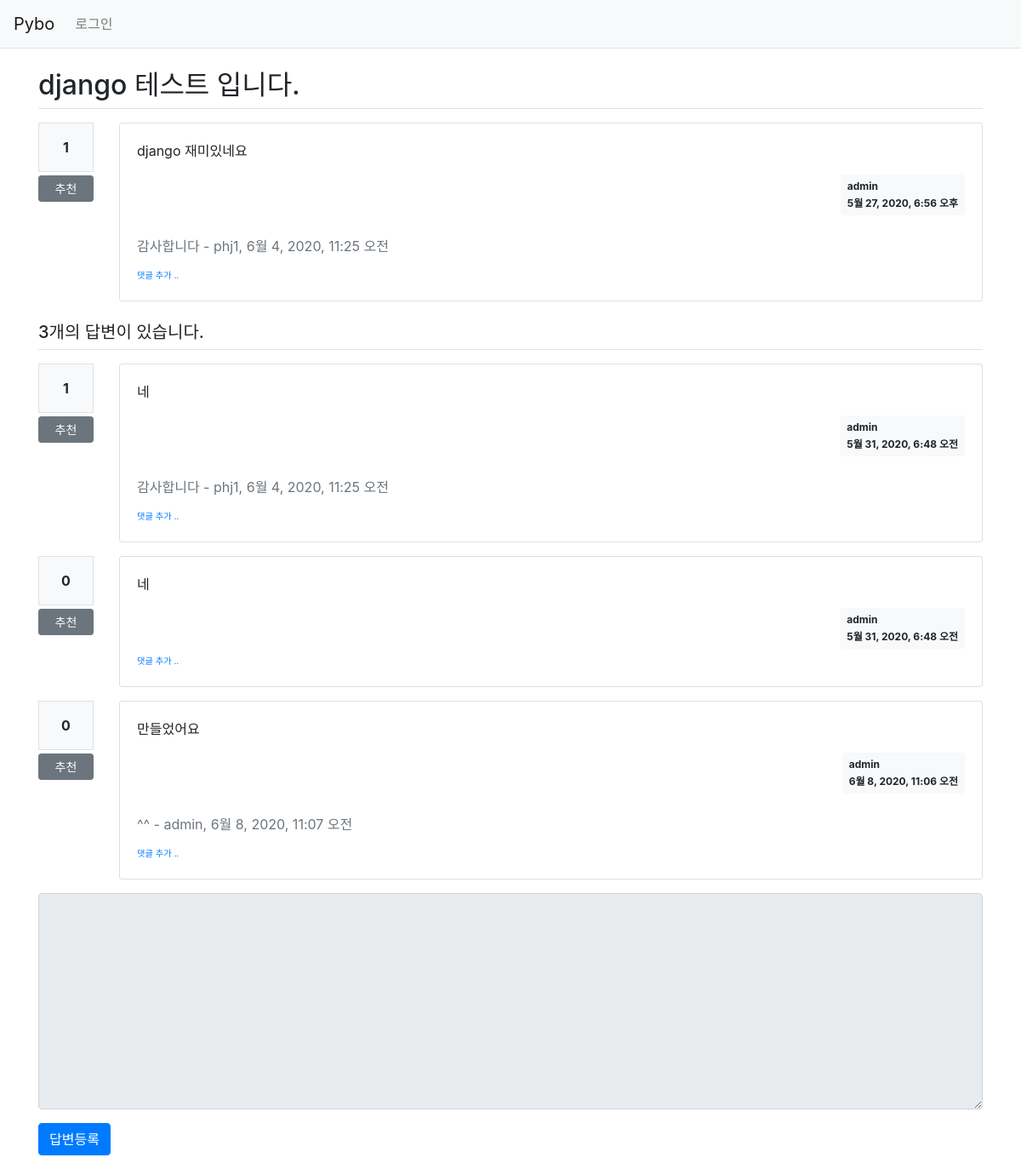
Page /pybo/103/ on the committed database.
### pybo/models.py (models this page shows, shortened)
class Question(models.Model):
    author = models.ForeignKey(User, on_delete=models.CASCADE, related_name='author_question')
    subject = models.CharField(max_length=200)
    content = models.TextField()
    create_date = models.DateTimeField()
    modify_date = models.DateTimeField(null=True, blank=True)
    voter = models.ManyToManyField(User, related_name='voter_question') #voter 추가

class Comment(models.Model):
    author = models.ForeignKey(User, on_delete=models.CASCADE)
    content = models.TextField()
    create_date = models.DateTimeField()
    modify_date = models.DateTimeField(null=True, blank=True)
    question = models.ForeignKey(Question, null=True, blank=True, on_delete=models.CASCADE)
    answer = models.ForeignKey(Answer, null=True, blank=True, on_delete=models.CASCADE)

class Answer(models.Model):
    author = models.ForeignKey(User, on_delete=models.CASCADE, related_name='author_answer')
    question = models.ForeignKey(Question, on_delete=models.CASCADE)
    content = models.TextField()
    create_date = models.DateTimeField()
    modify_date = models.DateTimeField(null=True, blank=True)
    voter = models.ManyToManyField(User, related_name='voter_answer')

### pybo/views/base_views.py (the view)
# urls.py: path('<int:question_id>/', base_views.detail, name='detail'),
def detail(request, question_id):
    question = get_object_or_404(Question, pk=question_id)
    context = {'question': question}
    return render(request, 'pybo/question_detail.html', context)

### pybo/templatetags/pybo_filter.py (called while the page is built)
@register.filter()
def mark(value):
    extensions = ["nl2br", "fenced_code"]
    return mark_safe(markdown.markdown(value, extensions=extensions))

### templates/pybo/question_detail.html (shortened to what this page needs)
{% extends 'base.html' %}
{% load pybo_filter %}
{% block content %}
<div class="container my-3">
    <h2 class="border-bottom py-2">{{ question.subject }}</h2>
    <div class="row my-3">
        <div class="col-1">
            <div class="bg-light text-center p-3 border font-weight-bolder mb-1">{{question.voter.count}}</div>
            <a href="#" data-uri="{% url 'pybo:vote_question' question.id %}"
               class="recommend btn btn-sm btn-secondary btn-block my-1">추천</a>
        </div>
        <div class="col-11">
            <div class="card">
                <div class="card-body">
                    <div class="card-text">{{ question.content|mark }}</div>
                    <div class="d-flex justify-content-end">
                        <div class="badge badge-light p-2 text-left">
                            <div class="mb-2">{{ question.author.username }}</div>
                            <div>{{ question.create_date }}</div>
                        </div>
                    </div>
                    {% if question.comment_set.count > 0 %}
                    <div class="mt-3">
                    {% for comment in question.comment_set.all %}
                        <div class="comment py-2 text-muted">
                            <span style="white-space: pre-line;">{{ comment.content }}</span>
                            <span>
                                - {{ comment.author }}, {{ comment.create_date }}
                            </span>
                        </div>
                    {% endfor %}
                    </div>
                    {% endif %}
                    <div>
                        <a href="{% url 'pybo:comment_create_question' question.id  %}"
                           class="small"><small>댓글 추가 ..</small></a>
                    </div>
                </div>
            </div>
        </div>
    </div>
    <h5 class="border-bottom my-3 py-2">{{question.answer_set.count}}개의 답변이 있습니다.</h5>
    {% for answer in question.answer_set.all %}
    <div class="row my-3">
        <div class="col-1">
            <div class="bg-light text-center p-3 border font-weight-bolder mb-1">{{answer.voter.count}}</div>
            <a href="#" data-uri="{% url 'pybo:vote_answer' answer.id %}"
                class="recommend btn btn-sm btn-secondary btn-block my-1">추천</a>
        </div>
        <div class="col-11">
            <div class="card">
                <div class="card-body">
                    <div class="card-text">{{ answer.content|mark }}</div>
                    <div class="d-flex justify-content-end">
                        <div class="badge badge-light p-2 text-left">
                            <div class="mb-2">{{ answer.author.username }}</div>
                            <div>{{ answer.create_date }}</div>
                        </div>
                    </div>
                    {% if answer.comment_set.count > 0 %}
                    <div class="mt-3">
                    {% for comment in answer.comment_set.all %}
                        <div class="comment py-2 text-muted">
                            <span style="white-space: pre-line;">{{ comment.content }}</span>
                            <span>
                                - {{ comment.author }}, {{ comment.create_date }}
                            </span>
                        </div>
                    {% endfor %}
                    </div>
                    {% endif %}
                    <div>
                        <a href="{% url 'pybo:comment_create_answer' answer.id  %}"
                           class="small"><small>댓글 추가 ..</small></a>
                    </div>
                </div>
            </div>
        </div>
    </div>
    {% endfor %}
    <form action="{% url 'pybo:answer_create' question.id %}" method="post" class="my-3">
        <div class="form-group">
            <textarea {% if not user.is_authenticated %}disabled{% endif %}
              name="content" id="content" class="form-control" rows="10"></textarea>
        </div>
        <input type="submit" value="답변등록" class="btn btn-primary">
    </form>
</div>
{% endblock %}

### rows in the picture
Question: subject "django 테스트 입니다.", voter.count "1", content|mark "django 재미있네요", author.username "admin", create_date "5월 27, 2020, 6:56 오후", answer_set.count "3"
Comment: content "감사합니다", author "phj1", create_date "6월 4, 2020, 11:25 오전"
Answer: voter.count "1", content|mark "네", author.username "admin", create_date "5월 31, 2020, 6:48 오전"
Comment: content "감사합니다", author "phj1", create_date "6월 4, 2020, 11:25 오전"
Answer: voter.count "0", content|mark "네", author.username "admin", create_date "5월 31, 2020, 6:48 오전"
Answer: voter.count "0", content|mark "만들었어요", author.username "admin", create_date "6월 8, 2020, 11:06 오전"
Comment: content "^^", author "admin", create_date "6월 8, 2020, 11:07 오전"
